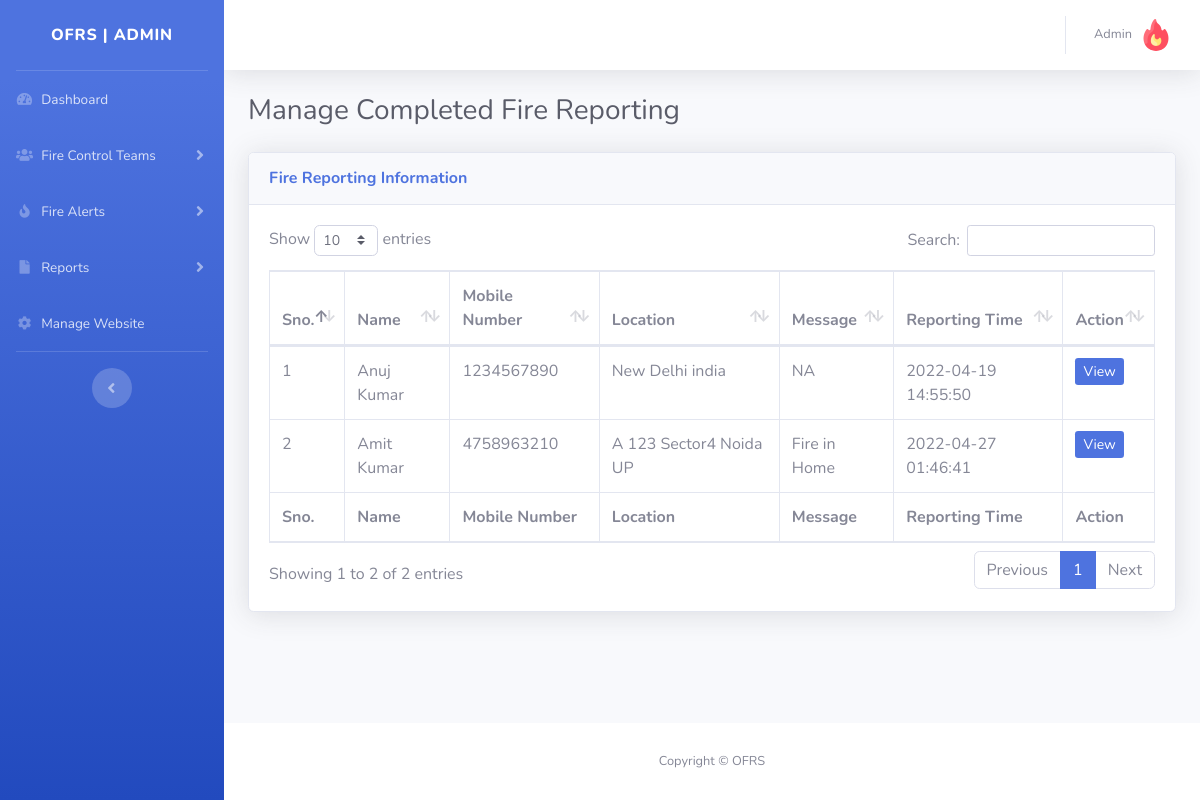
The app's page /admin/completed-requests.php (signed in) with its own data.
### tables this page shows
CREATE TABLE `tblsite` (
  `id` int(11) NOT NULL,
  `siteTitle` varchar(255) DEFAULT NULL,
  `siteLogo` varchar(255) DEFAULT NULL
);

CREATE TABLE `tblfirereport` (
  `id` int(11) NOT NULL,
  `fullName` varchar(255) DEFAULT NULL,
  `mobileNumber` bigint(12) DEFAULT NULL,
  `location` mediumtext DEFAULT NULL,
  `messgae` mediumtext DEFAULT NULL,
  `assignTo` int(11) DEFAULT NULL,
  `status` varchar(120) DEFAULT NULL,
  `postingDate` timestamp NULL DEFAULT current_timestamp(),
  `assignTime` varchar(255) DEFAULT NULL,
  `assignTme` varchar(255) NOT NULL
);

### admin/completed-requests.php (the view, shortened to what this page needs)
<?php session_start();
include_once('includes/config.php');
if (strlen($_SESSION['aid']==0)) {
  header('location:logout.php');
  } else{
?>
<!DOCTYPE html>
<html lang="en">
<head>
    <link href="vendor/fontawesome-free/css/all.min.css" rel="stylesheet" type="text/css">
    <link href="css/sb-admin-2.min.css" rel="stylesheet">
    <link href="vendor/datatables/dataTables.bootstrap4.min.css" rel="stylesheet">
</head>
<body id="page-top">
    <div id="wrapper">
  <?php include_once('includes/sidebar.php');?>
        <div id="content-wrapper" class="d-flex flex-column">
            <div id="content">
<?php include_once('includes/topbar.php');?>
                <div class="container-fluid">
                       <div class="d-sm-flex align-items-center justify-content-between mb-4">
                        <h1 class="h3 mb-0 text-gray-800">Manage  Completed Fire Reporting</h1>
                    </div>
                    <div class="card shadow mb-4">
                        <div class="card-header py-3">
                            <h6 class="m-0 font-weight-bold text-primary">Fire Reporting Information</h6>
                        </div>
                        <div class="card-body">
                            <div class="table-responsive">
                                <table class="table table-bordered" id="dataTable" width="100%" cellspacing="0">
                                    <thead>
                                        <tr>
                                            <th>Sno.</th>
                                            <th>Name</th>
                                            <th>Mobile Number</th>
                                            <th>Location </th>
                                             <th>Message</th>
                                             <th>Reporting Time</th>
                                            <th>Action</th>
                                        </tr>
                                    </thead>
                                    <tfoot>
                                     <tr>
                                            <th>Sno.</th>
                                            <th>Name</th>
                                            <th>Mobile Number</th>
                                            <th>Location </th>
                                             <th>Message</th>
                                             <th>Reporting Time</th>
                                            <th>Action</th>
                                        </tr>
                                    </tfoot>
                                    <tbody>
<?php $query=mysqli_query($con,"select * from tblfirereport where status='Request Completed'");
$cnt=1;
while($row=mysqli_fetch_array($query)){
?>
                                        <tr>
                                            <td><?php echo $cnt;?></td>
                                            <td><?php echo $row['fullName'];?></td>
                                            <td><?php echo $row['mobileNumber'];?></td>
                                            <td><?php echo $row['location'];?></td>
                                            <td><?php echo $row['messgae'];?></td>
                                            <td><?php echo $row['postingDate'];?></td>
                                            <td>
                                <a href="request-details.php?requestid=<?php echo $row['id'];?>" class="btn-sm btn-primary">View</a>
                              </td>
                                        </tr>
                               <?php $cnt++;
                           } ?>
                                    </tbody>
                                </table>
                            </div>
                        </div>
                    </div>
                </div>
            </div>
    <?php include_once('includes/footer.php');?>
        </div>
    </div>
</body>
</html>
<?php } ?>

### admin/includes/sidebar.php (shortened to what this page needs)
        <ul class="navbar-nav bg-gradient-primary sidebar sidebar-dark accordion" id="accordionSidebar">
<?php $query=mysqli_query($con,"select * from tblsite");
while($row=mysqli_fetch_array($query)){
$logo=$row['siteLogo'];
$wtitle=$row['siteTitle'];
}  ?>
            <a class="sidebar-brand d-flex align-items-center justify-content-center" href="dashboard.php">
                <div class="sidebar-brand-text mx-3"><?php echo $wtitle;?> | Admin</div>
            </a>
            <hr class="sidebar-divider my-0">
     <li class="nav-item">
                <a class="nav-link" href="dashboard.php">
                    <i class="fas fa-fw fa-tachometer-alt"></i>
                    <span>Dashboard</span></a>
            </li>
<li class="nav-item">
                <a class="nav-link collapsed" href="#" data-toggle="collapse" data-target="#collapsePages1" aria-expanded="true" aria-controls="collapsePages1">
                    <i class="fas fa-fw fa-users"></i>
                    <span>Fire Control Teams</span>
                </a>
            </li>
<li class="nav-item">
                <a class="nav-link collapsed" href="#" data-toggle="collapse" data-target="#collapsePages" aria-expanded="true" aria-controls="collapsePages">
                    <i class="fas fa-fw fa-fire"></i>
                    <span>Fire Alerts</span>
                </a>
            </li>
<li class="nav-item">
                <a class="nav-link collapsed" href="#" data-toggle="collapse" data-target="#collapsePages2" aria-expanded="true" aria-controls="collapsePages2">
                    <i class="fas fa-fw fa-file"></i>
                    <span>Reports</span>
                </a>
            </li>
     <li class="nav-item">
                <a class="nav-link" href="manage-site.php">
                      <i class="fas fa-fw fa-cog"></i>
                    <span>Manage Website</span></a>
            </li>
            <hr class="sidebar-divider d-none d-md-block">
            <div class="text-center d-none d-md-inline">
                <button class="rounded-circle border-0" id="sidebarToggle"></button>
            </div>
        </ul>

### admin/includes/topbar.php (shortened to what this page needs)
      <nav class="navbar navbar-expand navbar-light bg-white topbar mb-4 static-top shadow">
            <?php if($_SESSION['aid']):?>
                    <ul class="navbar-nav ml-auto">
                        <li class="nav-item dropdown no-arrow">
                            <a class="nav-link dropdown-toggle" href="#" id="userDropdown" role="button"
                                data-toggle="dropdown" aria-haspopup="true" aria-expanded="false">
                <?php
$adid=$_SESSION['aid'];
$ret1=mysqli_query($con,"select AdminName from tbladmin where ID='$adid'");
while($row1=mysqli_fetch_array($ret1)){
?>
                                <span class="mr-2 d-none d-lg-inline text-gray-600 small"><?php  echo $row1['AdminName'];?></span>
                           <?php } ?>
                                <img class="img-profile rounded-circle"
                                    src="uploadeddata/<?php echo $logo;?>">
                            </a>
                        </li>
                    </ul>
                <?php endif;?>
                </nav>

### admin/includes/footer.php
<footer class="sticky-footer bg-white">
    <div class="container my-auto">
        <div class="copyright text-center my-auto">
            <span>Copyright &copy; <?php echo $wtitle;?> </span>
        </div>
    </div>
</footer>

### records on screen
tblsite: siteTitle "OFRS", siteLogo (picture)
tblfirereport: fullName "Anuj Kumar", mobileNumber "1234567890", location "New Delhi india", messgae "NA", postingDate "2022-04-19 14:55:50"
tblfirereport: fullName "Amit Kumar", mobileNumber "4758963210", location "A 123 Sector4 Noida UP", messgae "Fire in Home", postingDate "2022-04-27 01:46:41"

### other values on screen
$row1['AdminName'] "Admin"
